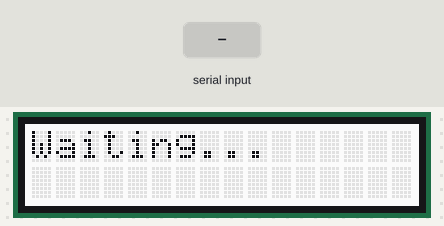
The sketch below on a simulated Arduino Uno, built with avr-gcc and run on an emulated ATmega328P. On the bench: 16×2 character LCD. Inputs (shaded band) come from the test bench.

Above: at 1.2 s.
1.3 s: "1" received over the second serial link
At 3.2 s:
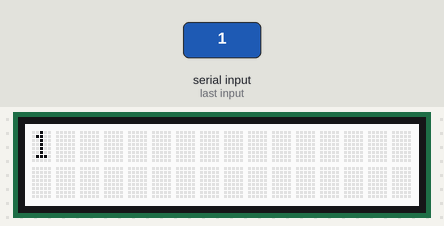
3.9 s: "0" received over the second serial link
At 7.0 s:
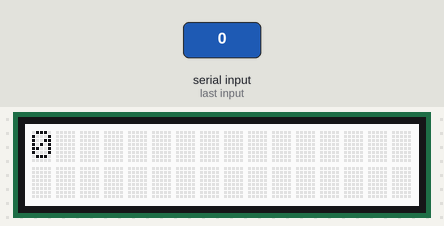
Timing chart, 0 to 8.5 s (numbered marks = the images above; inputs shaded):
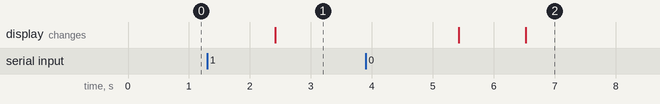

The sketch:

Receiver.ino
```cpp
#include <SoftwareSerial.h>
#include "rgb_lcd.h"

rgb_lcd lcd;

const int colorR = 255;
const int colorG = 0;
const int colorB = 0;
SoftwareSerial mySerial (6, 7); //RX, TV pins

void setup() {
  // put your setup code here, to run once:
  lcd.begin(16, 2);
  Serial.begin(9600);
  mySerial.begin(9600);
}

void loop() {
  // put your main code here, to run repeatedly:
  lcd.clear();
  lcd.print("Waiting...");
  delay(100);


  if (mySerial.available() > 0) {
    String recievedMessage = mySerial.readString();
    lcd.clear();
    lcd.print(recievedMessage);
    delay(3000);
  }
}
```

Measured:
- after the input at 1.3 s, the display: changes after 1.1 s (image 1)
- after the input at 3.9 s, the display: first differs from a run without the input after 2.6 s (image 2)
